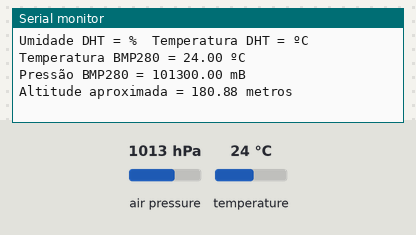
Recording of a sketch running on a simulated ESP8266 (NodeMCU). On the bench: the last lines printed to the serial monitor. Inputs (shaded band) come from the test bench; at power-on: air pressure 1013 hPa, temperature 24 °C. WiFi joins after 1.5 s; servers stay silent unless stated; uploads are accepted with an empty reply.

Above: at 2.7 s.
2.8 s: air pressure set to 952 hPa
At 4.5 s:
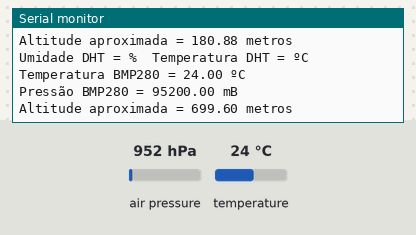
7.2 s: temperature set to 12 °C
At 8.5 s:
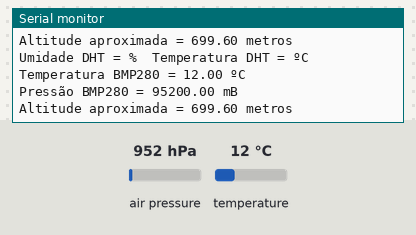
8.7 s: air pressure set to 975 hPa
At 10.8 s:
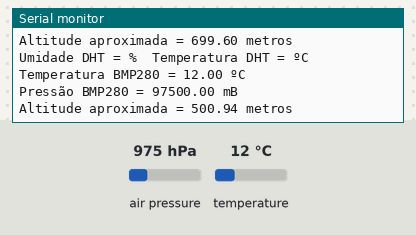
Timing chart, 0 to 12.3 s (numbered marks = the images above; inputs shaded):
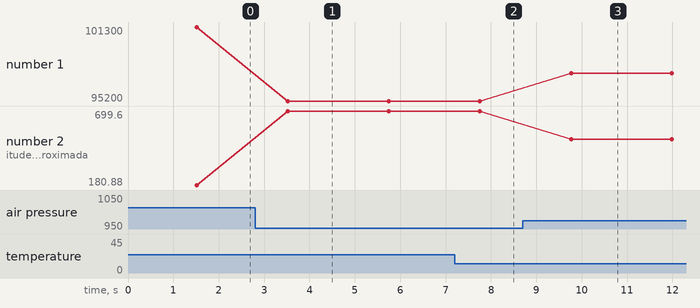

The sketch:

bmp280.ino
```cpp
/***************************************************************************
  //simply replaced status = bmp.begin(); by status = bmp.begin(0x76);

  Código para o NODEMCU

  BMP280
  D1 - SCL
  D2 - SDA

  DHT11
  D4 - 2
 ***************************************************************************/
#include <ESP8266WiFi.h>
#include <ESP8266HTTPClient.h>
#include <WiFiClient.h>
//#include "DHT.h"

#include <Wire.h>
#include <SPI.h>
#include <Adafruit_Sensor.h>
#include <Adafruit_BMP280.h>

const char* ssid = "FIBRA-A066";
const char* password = "0Z48058288";

const char* serverName = "http://192.168.25.13:3333/sensores";
WiFiClient client;
HTTPClient http;

unsigned long lastTime = 0;
unsigned long timerDelay = 5000;

//#define DHTTYPE DHT11   // DHT 11
//#define dht_dpin 2

//DHT dht(dht_dpin, DHTTYPE);

#define BMP_SCK 13
#define BMP_MISO 12
#define BMP_MOSI 11
#define BMP_CS 10

int altitude;

Adafruit_BMP280 bme; // I2C

void setup() {

Serial.begin(115200);

  WiFi.begin(ssid, password);
  Serial.println("Conectando");
  while(WiFi.status() != WL_CONNECTED) {
    delay(500);
    Serial.print(".");
  }
  Serial.println("");
  Serial.print("Arduino conectado no IP: ");
  Serial.println(WiFi.localIP());

  Serial.println("O Arduino está se conectando com a API FARM UFPR 4.0 aguarde...");

 // dht.begin();
 // Serial.begin(9600);
//  Serial.println("Humidity and temperature\n\n");
 // delay(100);

 // if (!bme.begin(0x76)) {
    if (!bme.begin()) {
    Serial.println("Could not find a valid BMP280 sensor, check wiring!");
    while (1);
  }
}

void loop() {


 // float h = dht.readHumidity();
//  float tDHT = dht.readTemperature();
  float t = bme.readTemperature();
  float p = bme.readPressure();
  float altBmp = bme.readAltitude(1035);


    Serial.print("Umidade DHT = ");
//    Serial.print(h);
    Serial.print("%  ");
    Serial.print("Temperatura DHT = ");
  //  Serial.print(tDHT);
    Serial.println("ºC  ");
  //  delay(1000);

  Serial.print("Temperatura BMP280 = ");
  Serial.print(t);
  Serial.println(" ºC");

  Serial.print("Pressão BMP280 = ");
  Serial.print(p);
  Serial.println(" mB");

  Serial.print("Altitude aproximada = ");
  Serial.print(altBmp); // this should be adjusted to your local forcase
  Serial.println(" metros");

  delay(2000);

  char buffer[1024];
  sprintf(buffer,
  "{\"user_id\":\"5fac2ad55a219835349cc97a\",\"ipArduino\":\"localhost\", \"tipoMedida1\":\"pressão\",\"unidadeMedida1\":\"mBar\",\"tipoMedida2\":\"Temperatura\",\"unidadeMedida2\":\"ºC\", \"modeloSensor\":\"BMP280\",\"valor1\": %f, \"valor2\": %f}", t, p);

if ((millis() - lastTime) > timerDelay) {
    //Check WiFi connection status
    if(WiFi.status()== WL_CONNECTED){
      HTTPClient http;

      http.begin(client, serverName);
      http.addHeader("Content-Type", "application/json");
      int httpResponseCode = http.POST(buffer);
      Serial.println(httpResponseCode);
      Serial.print("Resposta da requisição HTTP: ");

       if(httpResponseCode == 200){
        Serial.println("API FARM UFPR 4.0 conectada...");
        Serial.println("Dados gravados com sucesso");
        Serial.println("------------------------------------------------------------------------------------");
        }
        else{
          Serial.println("API não conectada");
          Serial.println("Contate o administrador");
          Serial.println("------------------------------------------------------------------------------------");
        }

      // Free resources
      http.end();
    }
    else {
      Serial.println("WiFi Desconectado");
    }
    lastTime = millis();
  }
}
```

Measured:
- after the input at 2.8 s, the serial monitor: prints a new line after 0.72 s (image 1)
- after the input at 7.2 s, the serial monitor: prints a new line after 0.55 s (image 2)
- after the input at 8.7 s, the serial monitor: prints a new line after 1.1 s (image 3)
- plotted number 1: 101300 → 95200 after the input at 2.8 s, 95200 → 97500 after the input at 8.7 s
- plotted number 2: 180.88 → 699.6 after the input at 2.8 s, 699.6 → 500.94 after the input at 8.7 s
